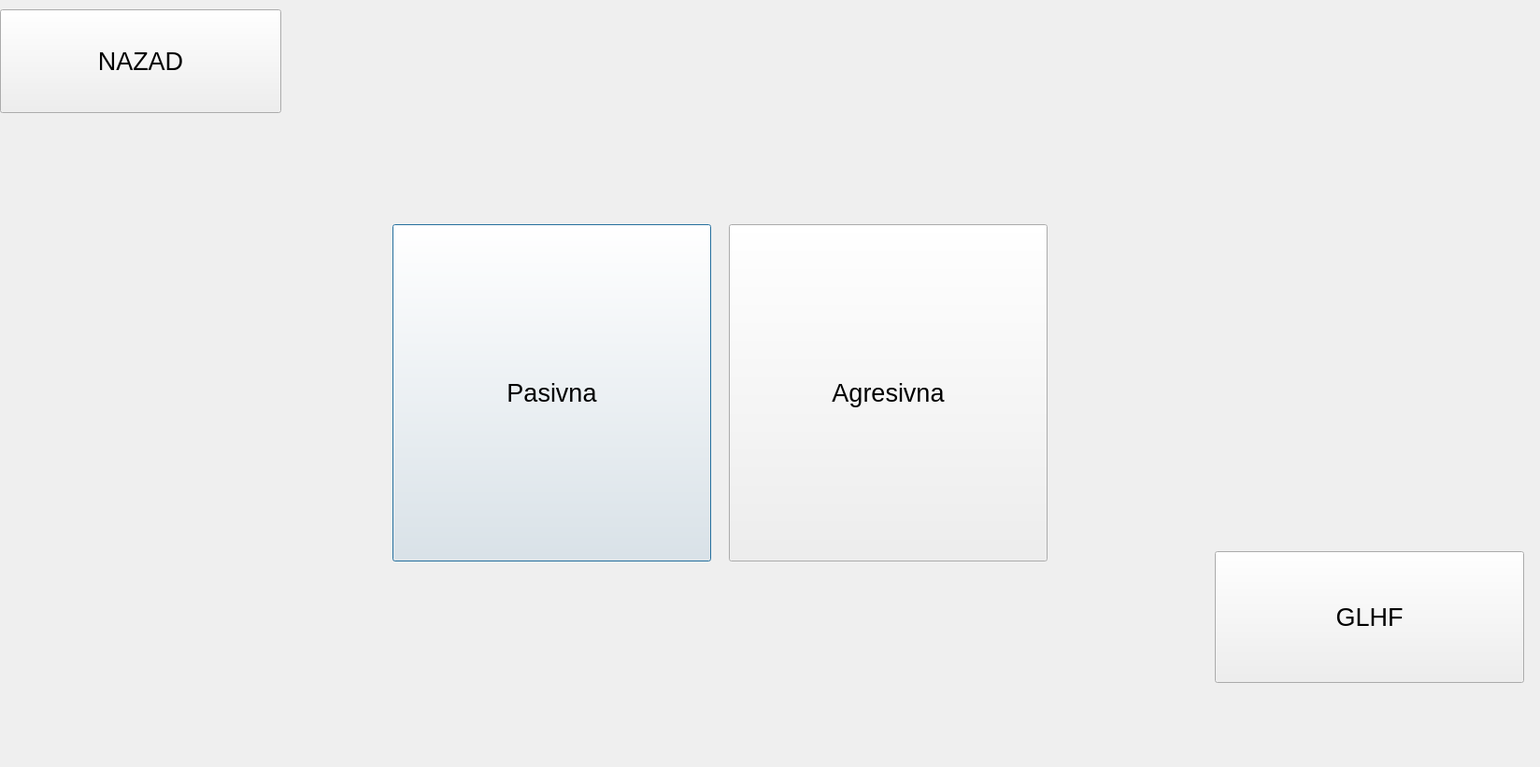
<?xml version="1.0" encoding="UTF-8"?>
<ui version="4.0">
 <class>button_back_2</class>
 <widget class="QDialog" name="button_back_2">
  <property name="geometry">
   <rect>
    <x>0</x>
    <y>0</y>
    <width>1648</width>
    <height>821</height>
   </rect>
  </property>
  <property name="windowTitle">
   <string>Dialog</string>
  </property>
  <widget class="QPushButton" name="button_pasivna">
   <property name="geometry">
    <rect>
     <x>420</x>
     <y>240</y>
     <width>341</width>
     <height>361</height>
    </rect>
   </property>
   <property name="font">
    <font>
     <pointsize>20</pointsize>
    </font>
   </property>
   <property name="text">
    <string>Pasivna</string>
   </property>
  </widget>
  <widget class="QPushButton" name="button_agresivna">
   <property name="geometry">
    <rect>
     <x>780</x>
     <y>240</y>
     <width>341</width>
     <height>361</height>
    </rect>
   </property>
   <property name="font">
    <font>
     <pointsize>20</pointsize>
    </font>
   </property>
   <property name="text">
    <string>Agresivna</string>
   </property>
  </widget>
  <widget class="QPushButton" name="button_back_3">
   <property name="geometry">
    <rect>
     <x>0</x>
     <y>10</y>
     <width>301</width>
     <height>111</height>
    </rect>
   </property>
   <property name="font">
    <font>
     <pointsize>20</pointsize>
    </font>
   </property>
   <property name="text">
    <string>NAZAD</string>
   </property>
  </widget>
  <widget class="QPushButton" name="button_glhf">
   <property name="geometry">
    <rect>
     <x>1300</x>
     <y>590</y>
     <width>331</width>
     <height>141</height>
    </rect>
   </property>
   <property name="font">
    <font>
     <pointsize>20</pointsize>
    </font>
   </property>
   <property name="text">
    <string>GLHF</string>
   </property>
  </widget>
 </widget>
 <resources/>
 <connections/>
</ui>
